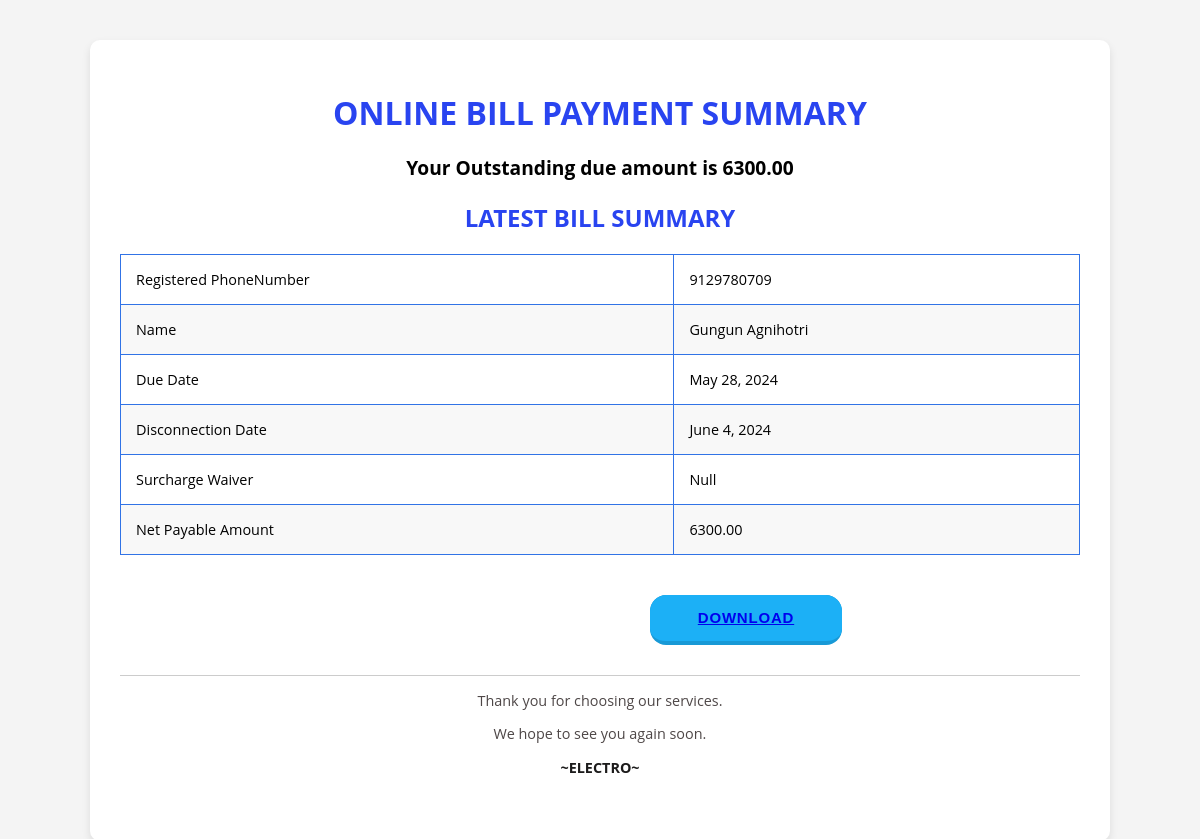
The app's page /billinfo/ (signed in), older data.
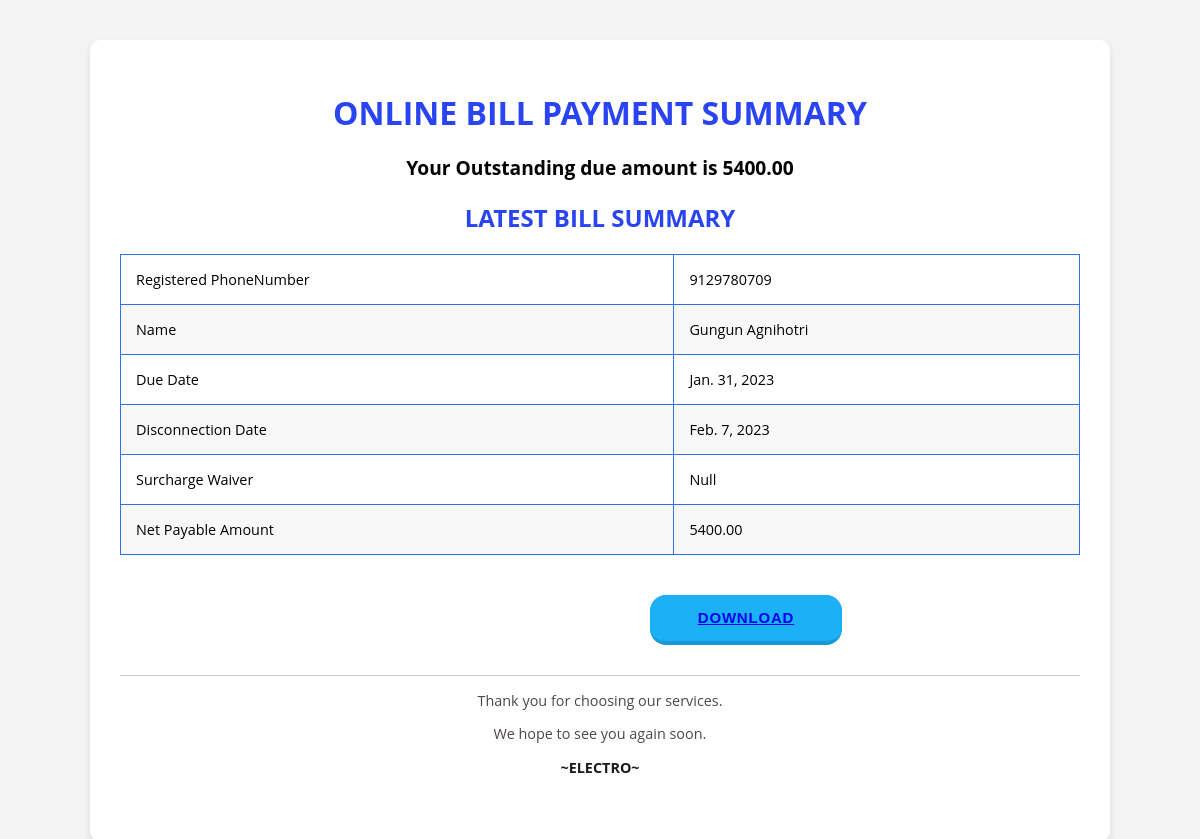
The same page, newer data.
### electro/models.py (models this page shows)
class Unit(models.Model):
    staff = models.ForeignKey(CustomUser, related_name='added_units', on_delete=models.CASCADE,null=True)
    user= models.ForeignKey(CustomUser, related_name='received_units', on_delete=models.CASCADE,null=True)
    units=models.IntegerField(default=0)
    amount = models.DecimalField(max_digits=10, decimal_places=2,default=0)
    due_date = models.DateField(null=True)
    invoice = models.ForeignKey(Invoice, related_name='units', on_delete=models.SET_NULL, null=True, blank=True)
    status = models.CharField(max_length=10, choices=[('pending', 'Pending'), ('paid', 'Paid'), ('overdue', 'Overdue')],
                              default='pending')
    invoiced = models.BooleanField(default=False)
    disconnection_date = models.DateField(null=True, blank=True)
    objects = models.Manager()

### electro/views.py (the view)
# urls.py: path('billinfo/',views.billinfo,name='billinfo'),
def billinfo(request):
    user = request.user
    unit_instance = Unit.objects.filter(user=user).latest('due_date')
    user_name = f"{user.first_name} {user.last_name}"
    phone_number = user.phone_number
    due_date = unit_instance.due_date
    amount= unit_instance.amount
    disconnection_due_date = due_date + timedelta(days=7)
    context = {
        'user_name': user_name,
        'phone_number': phone_number,
        'due_date': due_date,
        'disconnection_due_date': disconnection_due_date,
        'amount':amount
    }
    return render(request, "electro/billdetails.html", context)

### templates/electro/billdetails.html (shortened to what this page needs)
{% load static %}
<!DOCTYPE html>
<html lang="en">
<head>
  <link rel="stylesheet" type="text/css" href="{% static 'css/billdetails.css' %}">
</head>
<body>
  <div class="container">
    <h1><b>ONLINE BILL PAYMENT SUMMARY</b></h1>
    <div class="outstanding">
      <p>Your Outstanding due amount is {{amount}}</p>
    </div>
    <div class="latest">
      <h2>LATEST BILL SUMMARY</h2>
      <table>
        <tr>
          <td>Registered PhoneNumber</td>
          <td>{{phone_number}}</td>
        </tr>
        <tr>
          <td>Name</td>
          <td>{{ user_name }}</td>
        </tr>
        <tr>
          <td>Due Date</td>
          <td>{{due_date}}</td>
        </tr>
        <tr>
          <td>Disconnection Date</td>
          <td>{{disconnection_due_date}}</td>
        </tr>
        <tr>
          <td>Surcharge Waiver</td>
          <td>Null</td>
        </tr>
        <tr>
          <td>Net Payable Amount</td>
          <td>{{amount}}</td>
        </tr>
      </table>
<button id="downloadButton" class="button-19" role="button" align="center" style="
            margin-left: 530px">
    <a href="{% url 'download_receipt' %}">Download</a>
</button>
    <div class="footer">
      <p>Thank you for choosing our services.</p>
      <p>We hope to see you again soon.</p>
      <p><strong>~ELECTRO~</strong></p>
    </div>
    </div>
  </div>
</body>
</html>

Row changes from the older to the newer data that the page shows:
removed Unit: amount "6300.00", due_date "May 28, 2024"
added Unit: amount "5400.00", due_date "Jan. 31, 2023"
Text that changed along with them:
{{ disconnection_due_date }}: "June 4, 2024" → "Feb. 7, 2023"
